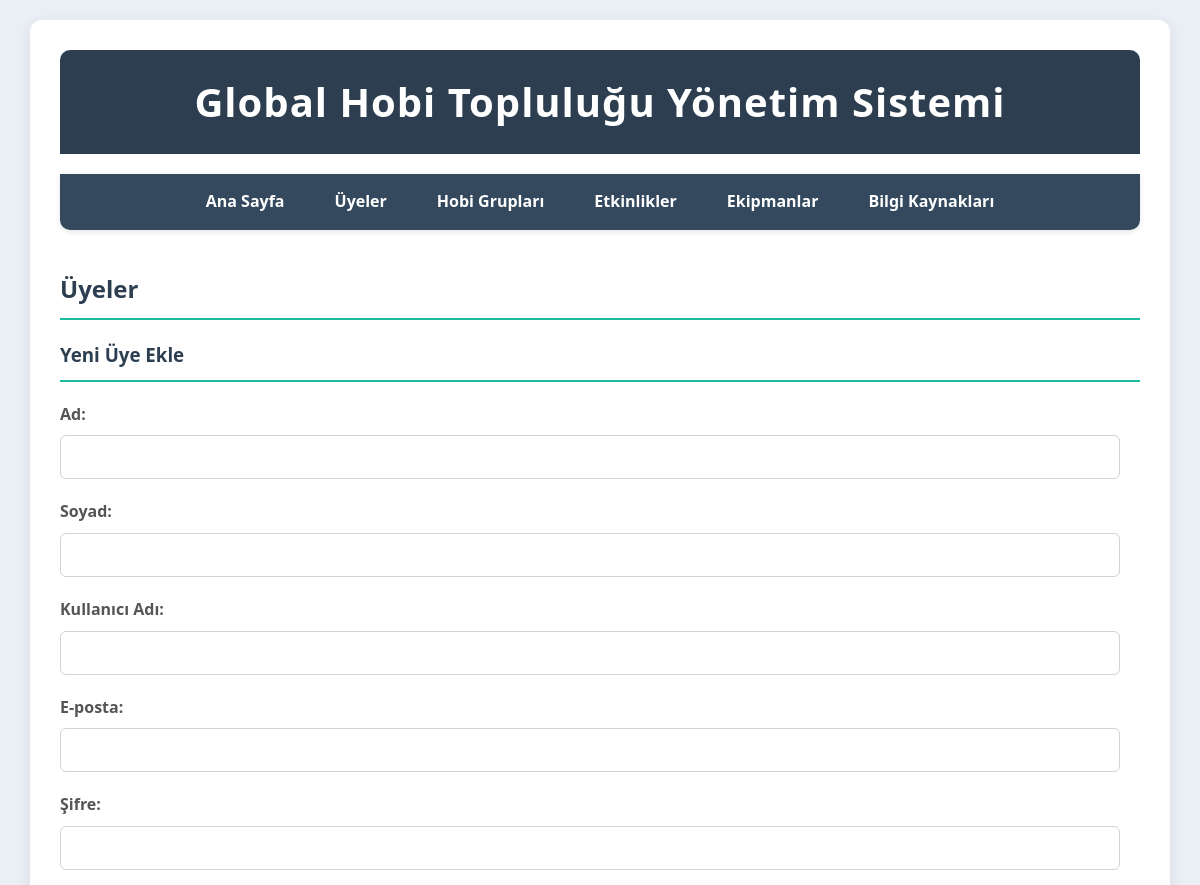
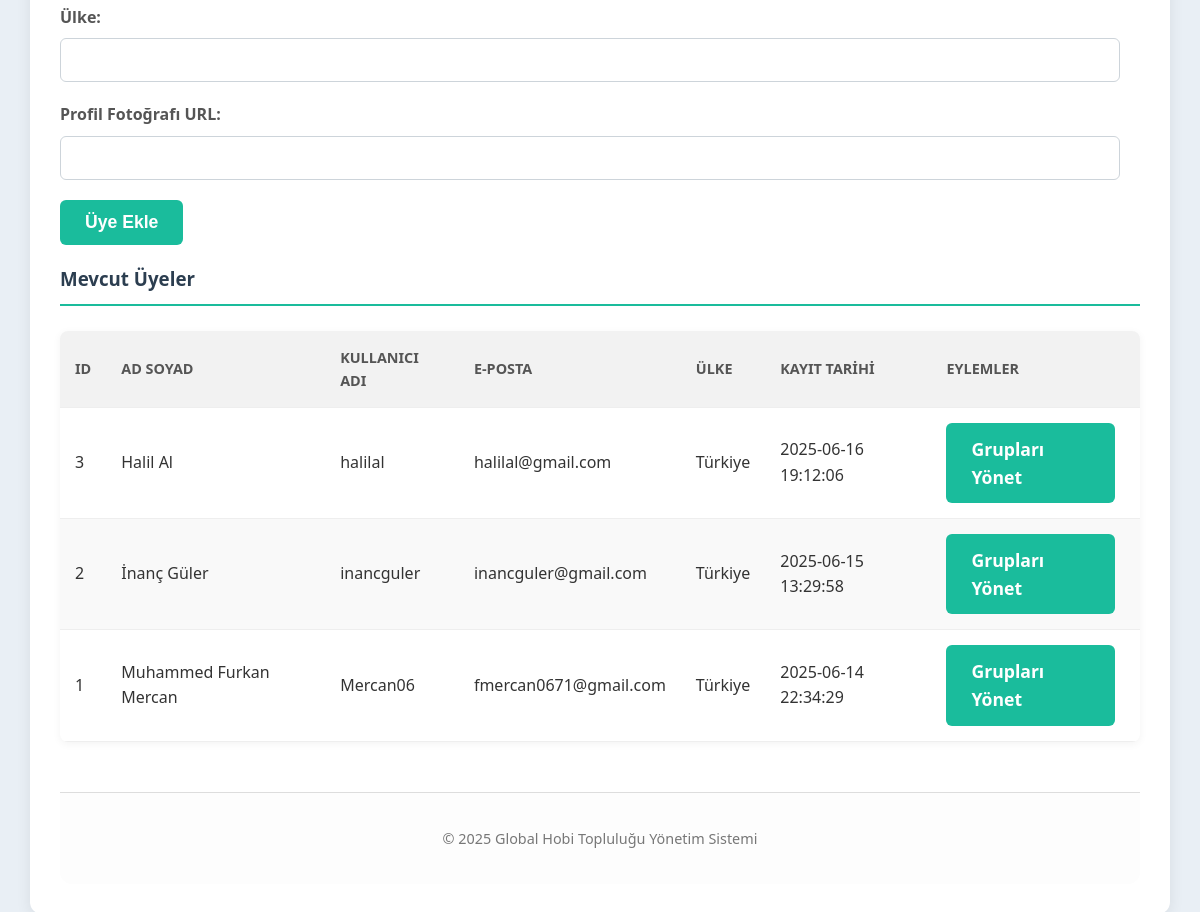
The app's page /uyeler.php with its own data (2 pictures, top to bottom).
### tables this page shows
CREATE TABLE `uyeler` (
  `uye_id` int(11) NOT NULL,
  `ad` varchar(50) NOT NULL,
  `soyad` varchar(50) NOT NULL,
  `kullanici_adi` varchar(50) NOT NULL,
  `eposta` varchar(100) NOT NULL,
  `sifre_hash` varchar(255) NOT NULL,
  `kayit_tarihi` timestamp NOT NULL DEFAULT current_timestamp(),
  `ulke` varchar(50) DEFAULT NULL,
  `profil_fotografi_url` varchar(255) DEFAULT NULL
);

### uyeler.php (the view, shortened to what this page needs)
<?php
include_once 'config.php';
include_once 'includes/header.php';
$error = '';
$uyeler = [];
$stmt = mysqli_prepare($conn, "CALL sp_uyeleri_listele()");
mysqli_stmt_execute($stmt);
$result = mysqli_stmt_get_result($stmt);
if (mysqli_num_rows($result) > 0) {
    while ($row = mysqli_fetch_assoc($result)) {
        $uyeler[] = $row;
    }
} else {
    $error .= " Hiç üye bulunamadı.";
}
?>
<h2>Üyeler</h2>
<h3>Yeni Üye Ekle</h3>
<form action="uyeler.php" method="POST">
    <div class="form-group">
        <label for="ad">Ad:</label>
        <input type="text" id="ad" name="ad" required>
    </div>
    <div class="form-group">
        <label for="soyad">Soyad:</label>
        <input type="text" id="soyad" name="soyad" required>
    </div>
    <div class="form-group">
        <label for="kullanici_adi">Kullanıcı Adı:</label>
        <input type="text" id="kullanici_adi" name="kullanici_adi" required>
    </div>
    <div class="form-group">
        <label for="eposta">E-posta:</label>
        <input type="email" id="eposta" name="eposta" required>
    </div>
    <div class="form-group">
        <label for="sifre">Şifre:</label>
        <input type="password" id="sifre" name="sifre" required>
    </div>
    <div class="form-group">
        <label for="ulke">Ülke:</label>
        <input type="text" id="ulke" name="ulke">
    </div>
    <div class="form-group">
        <label for="profil_fotografi_url">Profil Fotoğrafı URL:</label>
        <input type="text" id="profil_fotografi_url" name="profil_fotografi_url">
    </div>
    <button type="submit" name="uye_ekle" class="btn">Üye Ekle</button>
</form>
<h3>Mevcut Üyeler</h3>
<?php if (!empty($uyeler)): ?>
    <table>
        <thead>
            <tr>
                <th>ID</th>
                <th>Ad Soyad</th>
                <th>Kullanıcı Adı</th>
                <th>E-posta</th>
                <th>Ülke</th>
                <th>Kayıt Tarihi</th>
                <th>Eylemler</th> </tr>
        </thead>
        <tbody>
            <?php foreach ($uyeler as $uye): ?>
                <tr>
                    <td><?php echo htmlspecialchars($uye['uye_id']); ?></td>
                    <td><?php echo htmlspecialchars($uye['ad'] . ' ' . $uye['soyad']); ?></td>
                    <td><?php echo htmlspecialchars($uye['kullanici_adi']); ?></td>
                    <td><?php echo htmlspecialchars($uye['eposta']); ?></td>
                    <td><?php echo htmlspecialchars($uye['ulke']); ?></td>
                    <td><?php echo htmlspecialchars($uye['kayit_tarihi']); ?></td>
                    <td>
                        <a href="uye_grup_yonet.php?uye_id=<?php echo htmlspecialchars($uye['uye_id']); ?>" class="btn">Grupları Yönet</a>
                    </td>
                </tr>
            <?php endforeach; ?>
        </tbody>
    </table>
<?php else: ?>
    <p>Henüz kayıtlı üye bulunmamaktadır.</p>
<?php endif; ?>
<?php
include_once 'includes/footer.php';
?>

### style.css (style rules this page uses)
body { font-family: 'Segoe UI', Tahoma, Geneva, Verdana, sans-serif; margin: 0; padding: 0; background-color: #e9eff5; color: #333; line-height: 1.6; }
h2, h3 { color: #2c3e50; border-bottom: 2px solid #1abc9c; padding-bottom: 10px; margin-bottom: 20px; }
.form-group { margin-bottom: 20px; }
.form-group label { display: block; margin-bottom: 8px; font-weight: 600; color: #555; }
.form-group input[type="text"], .form-group input[type="email"], .form-group input[type="password"], .form-group input[type="date"], .form-group input[type="time"], .form-group input[type="number"], .form-group select, .form-group textarea { width: calc(100% - 20px); padding: 12px 10px; border: 1px solid #cdd4da; border-radius: 6px; box-sizing: border-box; font-size: 1em; transition: border-color 0.3s ease; }
.btn { background-color: #1abc9c; color: white; padding: 12px 25px; border: none; border-radius: 6px; cursor: pointer; font-size: 1.1em; font-weight: bold; text-decoration: none; display: inline-block; transition: background-color 0.3s ease, transform 0.2s ease; margin-right: 10px; }
table { width: 100%; border-collapse: collapse; margin-top: 25px; background-color: #fff; box-shadow: 0 2px 8px rgba(0, 0, 0, 0.05); border-radius: 8px; overflow: hidden; }
table th, table td { padding: 15px; text-align: left; border-bottom: 1px solid #eee; }
table th { background-color: #f2f2f2; color: #555; font-weight: 700; text-transform: uppercase; font-size: 0.9em; }
table tr:nth-child(even) { background-color: #f9f9f9; }

### records on screen
uyeler: uye_id "3", ad+soyad "Halil Al", kullanici_adi "halilal", eposta "halilal@gmail.com", ulke "Türkiye", kayit_tarihi "2025-06-16 19:12:06"
uyeler: uye_id "2", ad+soyad "İnanç Güler", kullanici_adi "inancguler", eposta "inancguler@gmail.com", ulke "Türkiye", kayit_tarihi "2025-06-15 13:29:58"
uyeler: uye_id "1", ad+soyad "Muhammed Furkan Mercan", kullanici_adi "Mercan06", eposta "fmercan0671@gmail.com", ulke "Türkiye", kayit_tarihi "2025-06-14 22:34:29"
